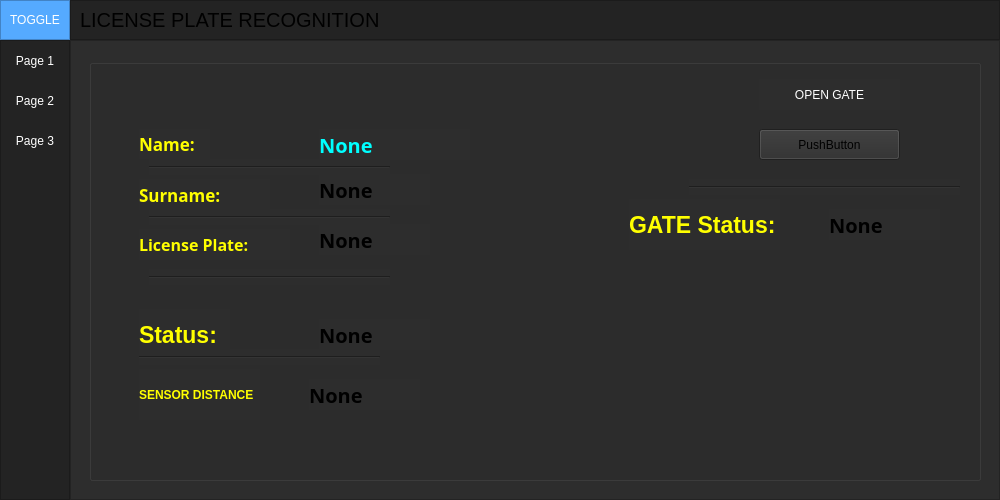
<?xml version="1.0" encoding="UTF-8"?>
<ui version="4.0">
 <class>MainWindow</class>
 <widget class="QMainWindow" name="MainWindow">
  <property name="geometry">
   <rect>
    <x>0</x>
    <y>0</y>
    <width>1000</width>
    <height>500</height>
   </rect>
  </property>
  <property name="minimumSize">
   <size>
    <width>1000</width>
    <height>500</height>
   </size>
  </property>
  <property name="windowTitle">
   <string>MainWindow</string>
  </property>
  <property name="styleSheet">
   <string notr="true">background-color: rgb(45, 45, 45);</string>
  </property>
  <widget class="QWidget" name="centralwidget">
   <layout class="QVBoxLayout" name="verticalLayout">
    <property name="spacing">
     <number>0</number>
    </property>
    <property name="leftMargin">
     <number>0</number>
    </property>
    <property name="topMargin">
     <number>0</number>
    </property>
    <property name="rightMargin">
     <number>0</number>
    </property>
    <property name="bottomMargin">
     <number>0</number>
    </property>
    <item>
     <widget class="QFrame" name="Top_Bar">
      <property name="maximumSize">
       <size>
        <width>16777215</width>
        <height>40</height>
       </size>
      </property>
      <property name="styleSheet">
       <string notr="true">background-color: rgb(35, 35, 35);</string>
      </property>
      <property name="frameShape">
       <enum>QFrame::NoFrame</enum>
      </property>
      <property name="frameShadow">
       <enum>QFrame::Raised</enum>
      </property>
      <layout class="QHBoxLayout" name="horizontalLayout">
       <property name="spacing">
        <number>0</number>
       </property>
       <property name="leftMargin">
        <number>0</number>
       </property>
       <property name="topMargin">
        <number>0</number>
       </property>
       <property name="rightMargin">
        <number>0</number>
       </property>
       <property name="bottomMargin">
        <number>0</number>
       </property>
       <item>
        <widget class="QFrame" name="frame_toggle">
         <property name="maximumSize">
          <size>
           <width>70</width>
           <height>40</height>
          </size>
         </property>
         <property name="styleSheet">
          <string notr="true">background-color: rgb(85, 170, 255);</string>
         </property>
         <property name="frameShape">
          <enum>QFrame::StyledPanel</enum>
         </property>
         <property name="frameShadow">
          <enum>QFrame::Raised</enum>
         </property>
         <layout class="QVBoxLayout" name="verticalLayout_2">
          <property name="spacing">
           <number>0</number>
          </property>
          <property name="leftMargin">
           <number>0</number>
          </property>
          <property name="topMargin">
           <number>0</number>
          </property>
          <property name="rightMargin">
           <number>0</number>
          </property>
          <property name="bottomMargin">
           <number>0</number>
          </property>
          <item>
           <widget class="QPushButton" name="Btn_Toggle">
            <property name="sizePolicy">
             <sizepolicy hsizetype="Expanding" vsizetype="Expanding">
              <horstretch>0</horstretch>
              <verstretch>0</verstretch>
             </sizepolicy>
            </property>
            <property name="styleSheet">
             <string notr="true">color: rgb(255, 255, 255);
border: 0px solid;</string>
            </property>
            <property name="text">
             <string>TOGGLE</string>
            </property>
           </widget>
          </item>
         </layout>
        </widget>
       </item>
       <item>
        <widget class="QFrame" name="frame_top">
         <property name="frameShape">
          <enum>QFrame::StyledPanel</enum>
         </property>
         <property name="frameShadow">
          <enum>QFrame::Raised</enum>
         </property>
         <layout class="QHBoxLayout" name="horizontalLayout_3">
          <item>
           <widget class="QLabel" name="label_15">
            <property name="font">
             <font>
              <pointsize>15</pointsize>
             </font>
            </property>
            <property name="text">
             <string>LICENSE PLATE RECOGNITION</string>
            </property>
           </widget>
          </item>
         </layout>
        </widget>
       </item>
      </layout>
     </widget>
    </item>
    <item>
     <widget class="QFrame" name="Content">
      <property name="frameShape">
       <enum>QFrame::NoFrame</enum>
      </property>
      <property name="frameShadow">
       <enum>QFrame::Raised</enum>
      </property>
      <layout class="QHBoxLayout" name="horizontalLayout_2">
       <property name="spacing">
        <number>0</number>
       </property>
       <property name="leftMargin">
        <number>0</number>
       </property>
       <property name="topMargin">
        <number>0</number>
       </property>
       <property name="rightMargin">
        <number>0</number>
       </property>
       <property name="bottomMargin">
        <number>0</number>
       </property>
       <item>
        <widget class="QFrame" name="frame_left_menu">
         <property name="minimumSize">
          <size>
           <width>70</width>
           <height>0</height>
          </size>
         </property>
         <property name="maximumSize">
          <size>
           <width>70</width>
           <height>16777215</height>
          </size>
         </property>
         <property name="styleSheet">
          <string notr="true">background-color: rgb(35, 35, 35);</string>
         </property>
         <property name="frameShape">
          <enum>QFrame::StyledPanel</enum>
         </property>
         <property name="frameShadow">
          <enum>QFrame::Raised</enum>
         </property>
         <layout class="QVBoxLayout" name="verticalLayout_3">
          <property name="leftMargin">
           <number>0</number>
          </property>
          <property name="topMargin">
           <number>0</number>
          </property>
          <property name="rightMargin">
           <number>0</number>
          </property>
          <property name="bottomMargin">
           <number>0</number>
          </property>
          <item alignment="Qt::AlignTop">
           <widget class="QFrame" name="frame_top_menus">
            <property name="frameShape">
             <enum>QFrame::NoFrame</enum>
            </property>
            <property name="frameShadow">
             <enum>QFrame::Raised</enum>
            </property>
            <layout class="QVBoxLayout" name="verticalLayout_4">
             <property name="spacing">
              <number>0</number>
             </property>
             <property name="leftMargin">
              <number>0</number>
             </property>
             <property name="topMargin">
              <number>0</number>
             </property>
             <property name="rightMargin">
              <number>0</number>
             </property>
             <property name="bottomMargin">
              <number>0</number>
             </property>
             <item>
              <widget class="QPushButton" name="btn_page_1">
               <property name="minimumSize">
                <size>
                 <width>0</width>
                 <height>40</height>
                </size>
               </property>
               <property name="styleSheet">
                <string notr="true">QPushButton {
	color: rgb(255, 255, 255);
	background-color: rgb(35, 35, 35);
	border: 0px solid;
}
QPushButton:hover {
	background-color: rgb(85, 170, 255);
}</string>
               </property>
               <property name="text">
                <string>Page 1</string>
               </property>
              </widget>
             </item>
             <item>
              <widget class="QPushButton" name="btn_page_2">
               <property name="minimumSize">
                <size>
                 <width>0</width>
                 <height>40</height>
                </size>
               </property>
               <property name="styleSheet">
                <string notr="true">QPushButton {
	color: rgb(255, 255, 255);
	background-color: rgb(35, 35, 35);
	border: 0px solid;
}
QPushButton:hover {
	background-color: rgb(85, 170, 255);
}</string>
               </property>
               <property name="text">
                <string>Page 2</string>
               </property>
              </widget>
             </item>
             <item>
              <widget class="QPushButton" name="btn_page_3">
               <property name="minimumSize">
                <size>
                 <width>0</width>
                 <height>40</height>
                </size>
               </property>
               <property name="styleSheet">
                <string notr="true">QPushButton {
	color: rgb(255, 255, 255);
	background-color: rgb(35, 35, 35);
	border: 0px solid;
}
QPushButton:hover {
	background-color: rgb(85, 170, 255);
}</string>
               </property>
               <property name="text">
                <string>Page 3</string>
               </property>
              </widget>
             </item>
            </layout>
           </widget>
          </item>
         </layout>
        </widget>
       </item>
       <item>
        <widget class="QFrame" name="frame_pages">
         <property name="frameShape">
          <enum>QFrame::StyledPanel</enum>
         </property>
         <property name="frameShadow">
          <enum>QFrame::Raised</enum>
         </property>
         <layout class="QVBoxLayout" name="verticalLayout_5">
          <item>
           <widget class="QStackedWidget" name="stackedWidget">
            <property name="currentIndex">
             <number>0</number>
            </property>
            <widget class="QWidget" name="page_1">
             <layout class="QVBoxLayout" name="verticalLayout_7">
              <item>
               <widget class="QGroupBox" name="groupBox">
                <property name="title">
                 <string/>
                </property>
                <widget class="QLabel" name="label_3">
                 <property name="geometry">
                  <rect>
                   <x>50</x>
                   <y>70</y>
                   <width>71</width>
                   <height>30</height>
                  </rect>
                 </property>
                 <property name="font">
                  <font>
                   <family>Rockwell Extra Bold</family>
                   <pointsize>13</pointsize>
                   <weight>75</weight>
                   <bold>true</bold>
                  </font>
                 </property>
                 <property name="styleSheet">
                  <string notr="true">color:rgb(255, 255, 0)</string>
                 </property>
                 <property name="text">
                  <string>Name:</string>
                 </property>
                </widget>
                <widget class="QLabel" name="label_5">
                 <property name="geometry">
                  <rect>
                   <x>230</x>
                   <y>70</y>
                   <width>151</width>
                   <height>31</height>
                  </rect>
                 </property>
                 <property name="font">
                  <font>
                   <family>Segoe UI Black</family>
                   <pointsize>15</pointsize>
                   <weight>75</weight>
                   <bold>true</bold>
                  </font>
                 </property>
                 <property name="styleSheet">
                  <string notr="true">color: rgb(0, 255, 255);</string>
                 </property>
                 <property name="text">
                  <string>None</string>
                 </property>
                </widget>
                <widget class="QLabel" name="label_4">
                 <property name="geometry">
                  <rect>
                   <x>50</x>
                   <y>120</y>
                   <width>131</width>
                   <height>31</height>
                  </rect>
                 </property>
                 <property name="font">
                  <font>
                   <family>Rockwell Extra Bold</family>
                   <pointsize>13</pointsize>
                   <weight>75</weight>
                   <bold>true</bold>
                  </font>
                 </property>
                 <property name="styleSheet">
                  <string notr="true">color: rgb(255, 255, 0);</string>
                 </property>
                 <property name="text">
                  <string>Surname:</string>
                 </property>
                </widget>
                <widget class="QLabel" name="label_6">
                 <property name="geometry">
                  <rect>
                   <x>50</x>
                   <y>170</y>
                   <width>151</width>
                   <height>31</height>
                  </rect>
                 </property>
                 <property name="font">
                  <font>
                   <family>Rockwell Extra Bold</family>
                   <pointsize>12</pointsize>
                   <weight>75</weight>
                   <bold>true</bold>
                  </font>
                 </property>
                 <property name="styleSheet">
                  <string notr="true">color: rgb(255, 255, 0);</string>
                 </property>
                 <property name="text">
                  <string>License Plate:</string>
                 </property>
                </widget>
                <widget class="QLabel" name="label_7">
                 <property name="geometry">
                  <rect>
                   <x>50</x>
                   <y>250</y>
                   <width>91</width>
                   <height>51</height>
                  </rect>
                 </property>
                 <property name="font">
                  <font>
                   <pointsize>17</pointsize>
                   <weight>75</weight>
                   <bold>true</bold>
                  </font>
                 </property>
                 <property name="styleSheet">
                  <string notr="true">color: rgb(255, 255, 0);</string>
                 </property>
                 <property name="text">
                  <string>Status:</string>
                 </property>
                </widget>
                <widget class="QPushButton" name="pushButton">
                 <property name="geometry">
                  <rect>
                   <x>670</x>
                   <y>70</y>
                   <width>141</width>
                   <height>31</height>
                  </rect>
                 </property>
                 <property name="text">
                  <string>PushButton</string>
                 </property>
                </widget>
                <widget class="QLabel" name="label_8">
                 <property name="geometry">
                  <rect>
                   <x>670</x>
                   <y>20</y>
                   <width>141</width>
                   <height>31</height>
                  </rect>
                 </property>
                 <property name="styleSheet">
                  <string notr="true">color:rgb(255, 255, 255);
border:10px;</string>
                 </property>
                 <property name="text">
                  <string>OPEN GATE</string>
                 </property>
                 <property name="alignment">
                  <set>Qt::AlignCenter</set>
                 </property>
                </widget>
                <widget class="QLabel" name="label_9">
                 <property name="geometry">
                  <rect>
                   <x>230</x>
                   <y>115</y>
                   <width>111</width>
                   <height>31</height>
                  </rect>
                 </property>
                 <property name="font">
                  <font>
                   <family>Segoe UI Black</family>
                   <pointsize>15</pointsize>
                   <weight>75</weight>
                   <bold>true</bold>
                  </font>
                 </property>
                 <property name="text">
                  <string>None</string>
                 </property>
                </widget>
                <widget class="QLabel" name="label_10">
                 <property name="geometry">
                  <rect>
                   <x>230</x>
                   <y>165</y>
                   <width>111</width>
                   <height>31</height>
                  </rect>
                 </property>
                 <property name="font">
                  <font>
                   <family>Segoe UI Black</family>
                   <pointsize>15</pointsize>
                   <weight>75</weight>
                   <bold>true</bold>
                  </font>
                 </property>
                 <property name="text">
                  <string>None</string>
                 </property>
                </widget>
                <widget class="Line" name="line">
                 <property name="geometry">
                  <rect>
                   <x>60</x>
                   <y>100</y>
                   <width>241</width>
                   <height>16</height>
                  </rect>
                 </property>
                 <property name="orientation">
                  <enum>Qt::Horizontal</enum>
                 </property>
                </widget>
                <widget class="Line" name="line_2">
                 <property name="geometry">
                  <rect>
                   <x>60</x>
                   <y>150</y>
                   <width>241</width>
                   <height>16</height>
                  </rect>
                 </property>
                 <property name="orientation">
                  <enum>Qt::Horizontal</enum>
                 </property>
                </widget>
                <widget class="Line" name="line_3">
                 <property name="geometry">
                  <rect>
                   <x>60</x>
                   <y>210</y>
                   <width>241</width>
                   <height>16</height>
                  </rect>
                 </property>
                 <property name="orientation">
                  <enum>Qt::Horizontal</enum>
                 </property>
                </widget>
                <widget class="QLabel" name="label_11">
                 <property name="geometry">
                  <rect>
                   <x>230</x>
                   <y>260</y>
                   <width>111</width>
                   <height>31</height>
                  </rect>
                 </property>
                 <property name="font">
                  <font>
                   <family>Segoe UI Black</family>
                   <pointsize>15</pointsize>
                   <weight>75</weight>
                   <bold>true</bold>
                  </font>
                 </property>
                 <property name="text">
                  <string>None</string>
                 </property>
                </widget>
                <widget class="Line" name="line_4">
                 <property name="geometry">
                  <rect>
                   <x>50</x>
                   <y>290</y>
                   <width>241</width>
                   <height>16</height>
                  </rect>
                 </property>
                 <property name="orientation">
                  <enum>Qt::Horizontal</enum>
                 </property>
                </widget>
                <widget class="Line" name="line_5">
                 <property name="geometry">
                  <rect>
                   <x>600</x>
                   <y>120</y>
                   <width>271</width>
                   <height>16</height>
                  </rect>
                 </property>
                 <property name="orientation">
                  <enum>Qt::Horizontal</enum>
                 </property>
                </widget>
                <widget class="QLabel" name="label_12">
                 <property name="geometry">
                  <rect>
                   <x>540</x>
                   <y>140</y>
                   <width>151</width>
                   <height>51</height>
                  </rect>
                 </property>
                 <property name="font">
                  <font>
                   <pointsize>17</pointsize>
                   <weight>75</weight>
                   <bold>true</bold>
                  </font>
                 </property>
                 <property name="styleSheet">
                  <string notr="true">color: rgb(255, 255, 0);</string>
                 </property>
                 <property name="text">
                  <string>GATE Status:</string>
                 </property>
                </widget>
                <widget class="QLabel" name="label_13">
                 <property name="geometry">
                  <rect>
                   <x>740</x>
                   <y>150</y>
                   <width>111</width>
                   <height>31</height>
                  </rect>
                 </property>
                 <property name="font">
                  <font>
                   <family>Segoe UI Black</family>
                   <pointsize>15</pointsize>
                   <weight>75</weight>
                   <bold>true</bold>
                  </font>
                 </property>
                 <property name="text">
                  <string>None</string>
                 </property>
                </widget>
                <widget class="QLabel" name="label_14">
                 <property name="geometry">
                  <rect>
                   <x>50</x>
                   <y>310</y>
                   <width>121</width>
                   <height>51</height>
                  </rect>
                 </property>
                 <property name="font">
                  <font>
                   <pointsize>9</pointsize>
                   <weight>75</weight>
                   <bold>true</bold>
                  </font>
                 </property>
                 <property name="styleSheet">
                  <string notr="true">color: rgb(255, 255, 0);</string>
                 </property>
                 <property name="text">
                  <string>SENSOR DISTANCE</string>
                 </property>
                </widget>
                <widget class="QLabel" name="label_16">
                 <property name="geometry">
                  <rect>
                   <x>220</x>
                   <y>320</y>
                   <width>111</width>
                   <height>31</height>
                  </rect>
                 </property>
                 <property name="font">
                  <font>
                   <family>Segoe UI Black</family>
                   <pointsize>15</pointsize>
                   <weight>75</weight>
                   <bold>true</bold>
                  </font>
                 </property>
                 <property name="text">
                  <string>None</string>
                 </property>
                </widget>
               </widget>
              </item>
             </layout>
            </widget>
            <widget class="QWidget" name="page_2">
             <layout class="QVBoxLayout" name="verticalLayout_6">
              <item>
               <widget class="QLabel" name="label_2">
                <property name="font">
                 <font>
                  <pointsize>40</pointsize>
                 </font>
                </property>
                <property name="styleSheet">
                 <string notr="true">color: #FFF;</string>
                </property>
                <property name="text">
                 <string>PAGE 2</string>
                </property>
                <property name="alignment">
                 <set>Qt::AlignCenter</set>
                </property>
               </widget>
              </item>
             </layout>
            </widget>
            <widget class="QWidget" name="page_3">
             <layout class="QVBoxLayout" name="verticalLayout_8">
              <item>
               <widget class="QLabel" name="label">
                <property name="font">
                 <font>
                  <pointsize>40</pointsize>
                 </font>
                </property>
                <property name="styleSheet">
                 <string notr="true">color: #FFF;</string>
                </property>
                <property name="text">
                 <string>PAGE 3</string>
                </property>
                <property name="alignment">
                 <set>Qt::AlignCenter</set>
                </property>
               </widget>
              </item>
             </layout>
            </widget>
           </widget>
          </item>
         </layout>
        </widget>
       </item>
      </layout>
     </widget>
    </item>
   </layout>
  </widget>
 </widget>
 <resources/>
 <connections/>
</ui>
